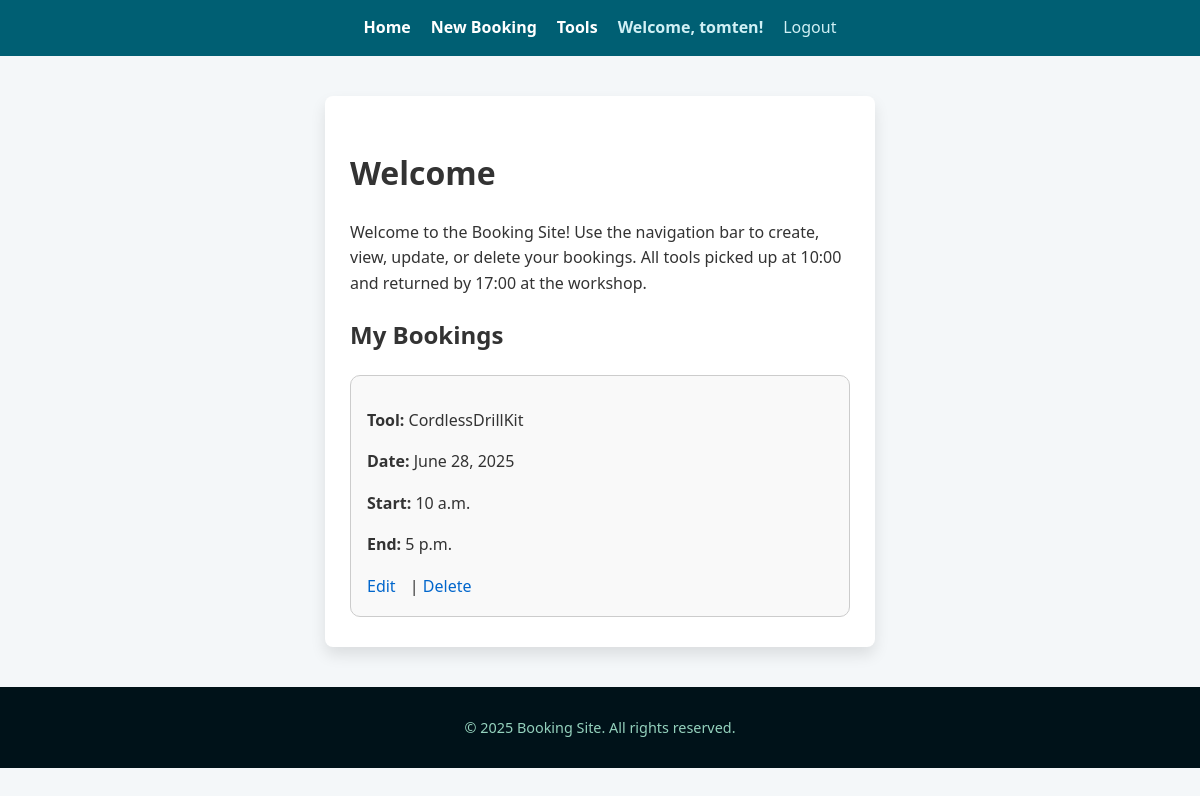
The app's page / (signed in) with its own data.
### bookings/models.py (models this page shows, shortened)
class Booking(models.Model):
    tool = models.ForeignKey(Tool, null=True, blank=True, on_delete=models.CASCADE)
    user = models.ForeignKey(User, null=True, blank=True, on_delete=models.CASCADE)  # make nullable temporarily
    date = models.DateField()
    start_time = models.TimeField()
    end_time = models.TimeField()
    confirmation_email = models.EmailField(blank=True, null=True)

class Tool(models.Model):
    name = models.CharField(max_length=100)
    description = models.TextField(blank=True)
    old_location = models.CharField(max_length=100, blank=True, null=True)
    location = models.ForeignKey(Location, null=True, blank=True, on_delete=models.CASCADE)
    image = models.ImageField(upload_to='tool_images/', blank=True, null=True)  # keep for now
    cloudinary_url = models.URLField(blank=True, null=True)  # new field for Cloudinary image URL

### bookings/views.py (the view)
# urls.py: path('', views.home, name='home'),
def home(request):
    context = {
        'info_text': (
            "Welcome to the Booking Site! Use the navigation bar to create, "
            "view, update, or delete your bookings. All tools picked up at 10:00 and returned by 17:00 at the workshop."
        )
    }
    if request.user.is_authenticated:
        context['bookings'] = Booking.objects.filter(user=request.user).order_by('-date', '-start_time')
        context['today'] = datetime.date.today()
    return render(request, 'bookings/home.html', context)

### bookings/templates/bookings/home.html (shortened to what this page needs)
{% extends 'bookings/base.html' %}
{% block content %}
<h1>Welcome</h1>
<p>{{ info_text }}</p>
{% if user.is_authenticated %}
    <h2>My Bookings</h2>
    {% if bookings %}
        <div class="booking-grid">
            {% for booking in bookings %}
                <div class="booking-card">
                    <p><strong>Tool:</strong> {{ booking.tool.name }}</p>
                    <p><strong>Date:</strong> {{ booking.date }}</p>
                    <p><strong>Start:</strong> {{ booking.start_time }}</p>
                    <p><strong>End:</strong> {{ booking.end_time }}</p>
                    {% if booking.date >= today %}
                    <div class="booking-actions">
                        <a href="{% url 'booking_update' booking.id %}">Edit</a> |
                        <a href="{% url 'booking_delete' booking.id %}">Delete</a>
                    </div>
                    {% endif %}
                </div>
            {% endfor %}
        </div>
    {% else %}
        <p>You have no bookings yet.</p>
    {% endif %}
{% else %}
    <p><a href="{% url 'login' %}">Log in</a> to view or make bookings.</p>
{% endif %}
{% endblock %}

### bookings/templates/bookings/base.html (shortened to what this page needs)
{% load static %}
<!DOCTYPE html>
<html lang="en">
<head>
    <link rel="stylesheet" href="{% static 'css/styles.css' %}" />
</head>
<body>
    <header>
        <nav>
            <ul class="nav-list">
                <li><a class="nav-link" href="{% url 'home' %}">Home</a></li>
                <li><a class="nav-link" href="{% url 'booking_create' %}">New Booking</a></li>
                <li><a class="nav-link" href="{% url 'tool_list' %}">Tools</a></li>
                {% if user.is_authenticated %}
                    <li><span class="nav-user">Welcome, {{ user.username }}!</span></li>
                    <li>
                        <form action="{% url 'logout' %}" method="post" style="display:inline;">
                            <button type="submit" class="nav-user logout-button">
                                Logout
                            </button>
                        </form>
                    </li>
                {% else %}
                    <li><a class="nav-link" href="{% url 'login' %}">Login</a></li>
                    <li><a class="nav-link" href="{% url 'register' %}">Register</a></li>
                {% endif %}
            </ul>
        </nav>
    </header>
    <main class="container">
        {% block content %}
        {% endblock %}
    </main>
    <footer>
        <p>© {% now "Y" %} Booking Site. All rights reserved.</p>
    </footer>
</body>
</html>

### bookings/static/css/styles.css (style rules this page uses)
body { font-family: 'Segoe UI', Tahoma, Geneva, Verdana, sans-serif; margin: 0; background-color: #f4f7f9; color: #333; line-height: 1.6; }
nav { background-color: #005f73; padding: 15px 20px; text-align: center; }
.nav-list { list-style: none; margin: 0; padding: 0; display: inline-flex; gap: 20px; justify-content: center; flex-wrap: wrap; }
.nav-link { color: #ffffff; text-decoration: none; font-weight: 600; font-size: 1rem; transition: color 0.3s ease; }
.nav-user { color: #d0f0f5; font-weight: 600; font-size: 1rem; }
.logout-button { background: none; border: none; padding: 0; cursor: pointer; font: inherit; }
.container { max-width: 500px; margin: 40px auto; background: white; padding: 30px 25px; border-radius: 8px; box-shadow: 0 8px 15px rgba(0, 0, 0, 0.1); }
form button { background-color: #005f73; color: white; font-weight: 600; padding: 10px 20px; border: none; border-radius: 4px; cursor: pointer; transition: background-color 0.3s ease; }
footer { background-color: #001219; color: #94d2bd; text-align: center; padding: 15px 10px; font-size: 0.9rem; margin-top: 40px; }
.booking-grid { display: grid; grid-template-columns: repeat(auto-fill, minmax(250px, 1fr)); gap: 1rem; }
.booking-card { border: 1px solid #ccc; padding: 1rem; border-radius: 10px; background-color: #f9f9f9; }
.booking-actions a { margin-right: 10px; color: #0066cc; text-decoration: none; }

### records on screen
Booking: tool.name "CordlessDrillKit", date "June 28, 2025", start_time "10 a.m.", end_time "5 p.m.", shows "Edit"

### other values on screen
{{ user.username }} "tomten"
{{ info_text }} "Welcome to the Booking Site! Use the navigation bar to create, view, update, or delete your bookings. All tools picked up at 10:00 and returned by 17:00 at the workshop."
